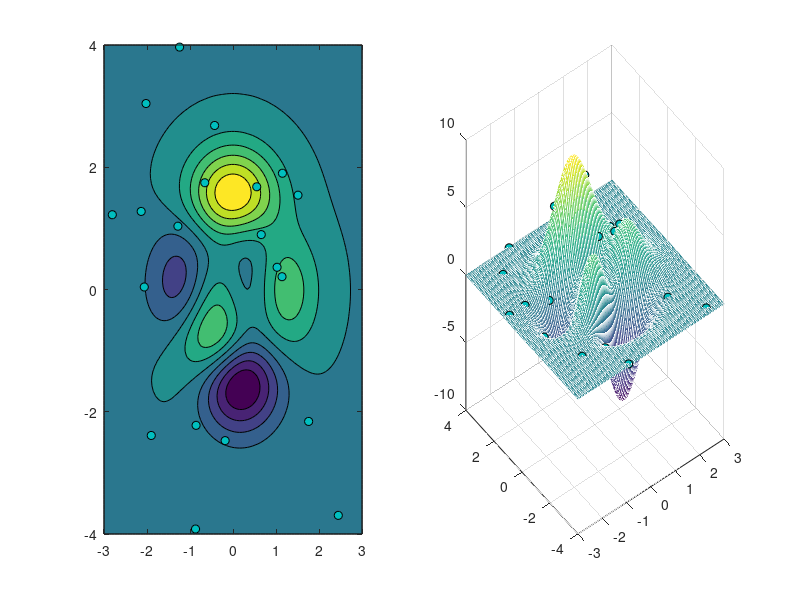

Write MATLAB code to recreate this figure.
% clear
% clc

f = @(x) 3.*(1-x(:,1)).^2.*exp(-(x(:,1).^2)-(x(:,2)+1).^2)-10.*(x(:,1)./5-x(:,1).^3-x(:,2).^5).*exp(-x(:,1).^2-x(:,2).^2)-1./3.*exp(-(x(:,1)+1).^2-x(:,2).^2);
bound = [-3 3 ; -4 4];

n_random_sample = 20;
x1 = -3 + 6*rand(n_random_sample, 1);
x2 = -4 + 8*rand(n_random_sample, 1);
pop = [x1 , x2];
fit = f(pop);

% clear x1 x2 n_random_sample

%% plot
x = zeros(100,2);
x(:,1) = linspace(bound(1,1),bound(1,2),100);
x(:,2) = linspace(bound(2,1),bound(2,2),100);
[X1, X2] = meshgrid(x(:,1), x(:,2));
Z = zeros(size(X1));
for i = 1:numel(X1)
    Z(i) = f([X1(i), X2(i)]);
end
subplot(121); 
contourf(X1, X2, Z);
hold on
scatter(x1,x2,'MarkerEdgeColor',...
    'k','MarkerFaceColor',[0 .75 .75])
subplot(122); 
mesh(X1,X2,Z)
hold on
scatter3(x1,x2,f(pop),'MarkerEdgeColor',...
    'k','MarkerFaceColor',[0 .75 .75]);
hold off
min(min(Z))